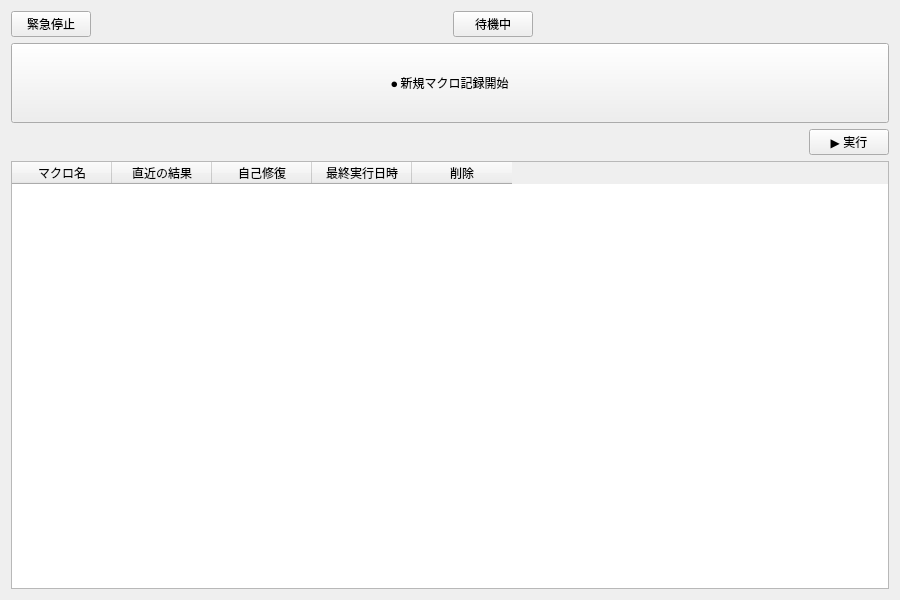
<?xml version="1.0" encoding="UTF-8"?>
<ui version="4.0">
 <class>MainWidget</class>
 <widget class="QWidget" name="MainWidget">
  <property name="geometry">
   <rect>
    <x>0</x>
    <y>0</y>
    <width>900</width>
    <height>600</height>
   </rect>
  </property>
  <layout class="QVBoxLayout" name="verticalLayout">
   <item>
    <layout class="QHBoxLayout" name="headerLayout">
     <item>
      <widget class="QPushButton" name="btnEmergencyStop">
       <property name="text">
        <string>緊急停止</string>
       </property>
      </widget>
     </item>
     <item>
      <spacer name="headerSpacerLeft">
       <property name="orientation">
        <enum>Qt::Orientation::Horizontal</enum>
       </property>
       <property name="sizeType">
        <enum>QSizePolicy::Policy::Expanding</enum>
       </property>
       <property name="sizeHint" stdset="0">
        <size>
         <width>40</width>
         <height>20</height>
        </size>
       </property>
      </spacer>
     </item>
     <item>
      <widget class="QPushButton" name="btnStatus">
       <property name="text">
        <string>待機中</string>
       </property>
      </widget>
     </item>
     <item>
      <spacer name="headerSpacerRight">
       <property name="orientation">
        <enum>Qt::Orientation::Horizontal</enum>
       </property>
       <property name="sizeHint" stdset="0">
        <size>
         <width>40</width>
         <height>20</height>
        </size>
       </property>
      </spacer>
     </item>
    </layout>
   </item>
   <item>
    <widget class="QPushButton" name="btnStartRecord">
     <property name="minimumSize">
      <size>
       <width>0</width>
       <height>80</height>
      </size>
     </property>
     <property name="text">
      <string>⏺ 新規マクロ記録開始</string>
     </property>
    </widget>
   </item>
   <item>
    <layout class="QHBoxLayout" name="tableControlLayout">
     <item>
      <spacer name="tableControlSpacer">
       <property name="orientation">
        <enum>Qt::Orientation::Horizontal</enum>
       </property>
       <property name="sizeHint" stdset="0">
        <size>
         <width>40</width>
         <height>20</height>
        </size>
       </property>
      </spacer>
     </item>
     <item>
      <widget class="QPushButton" name="btnRunSelected">
       <property name="text">
        <string>▶ 実行</string>
       </property>
      </widget>
     </item>
    </layout>
   </item>
   <item>
    <widget class="QTableWidget" name="tableMacros">
     <property name="minimumSize">
      <size>
       <width>0</width>
       <height>10</height>
      </size>
     </property>
     <property name="columnCount">
      <number>5</number>
     </property>
     <column>
      <property name="text">
       <string>マクロ名</string>
      </property>
     </column>
     <column>
      <property name="text">
       <string>直近の結果</string>
      </property>
     </column>
     <column>
      <property name="text">
       <string>自己修復</string>
      </property>
     </column>
     <column>
      <property name="text">
       <string>最終実行日時</string>
      </property>
     </column>
     <column>
      <property name="text">
       <string>削除</string>
      </property>
     </column>
    </widget>
   </item>
  </layout>
 </widget>
 <resources/>
 <connections/>
</ui>
